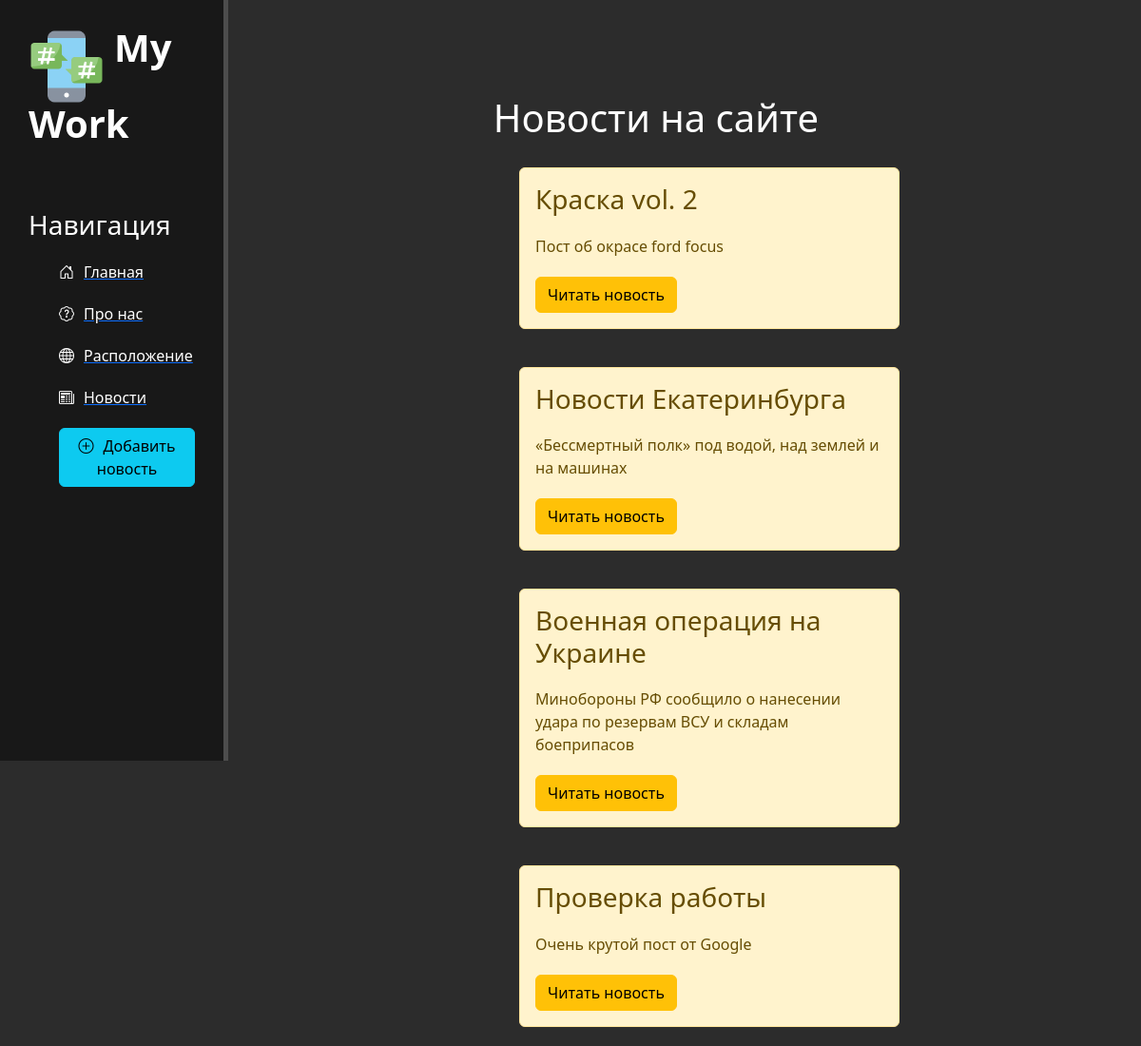
Before: /news/ with the older database file.
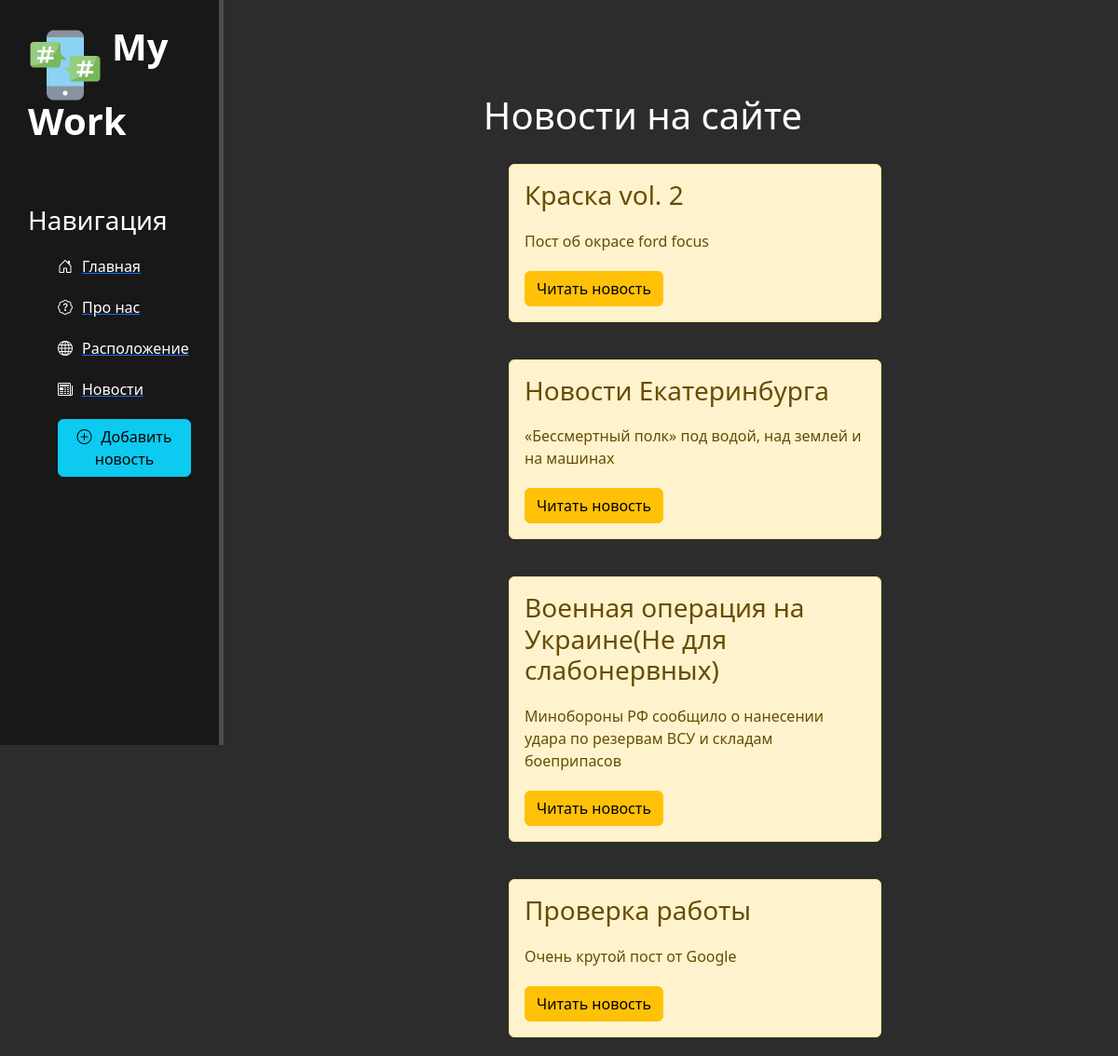
After: the same page with the newer database file.
### news/models.py (models this page shows, shortened)
class Articles(models.Model):
    title = models.CharField('Название', max_length=50, default='')
    anons = models.CharField('Анонс', max_length=250)
    full_text = models.TextField('Статья')
    date = models.DateTimeField('Дата публикации')
    class Meta:
        verbose_name = 'Новость'
        verbose_name_plural = 'Новости'

### news/views.py (the view)
# urls.py: path('', views.news_home, name='news_home'),
def news_home(request):
    news = Articles.objects.order_by('-date')
    return render(request, 'news/news_home.html', {'news': news})

### news/templates/news/news_home.html (shortened to what this page needs)
{% extends 'main/layout.html' %}
{% block content %}
    <div class="features">
        <h1>Новости на сайте</h1>
        {% if news %}
            {% for el in news %}
                <div class="alert alert-warning">
                    <h3>{{ el.title }}</h3>
                    <p>{{ el.anons }}</p>
                    <a href="{% url 'news-detail' el.id %}" class="btn btn-warning">Читать новость</a>
                </div>
            {% endfor %}
        {% else %}
            <p>Записей нет....</p>
        {% endif %}
    </div>
{% endblock %}

Changed rows visible on the page:
changed Articles "Минобороны РФ сообщило о нанесении удара по резервам ВСУ и складам боеприпасов": title "Военная операция на Украине" → "Военная операция на Украине(Не для слабонервных)"
